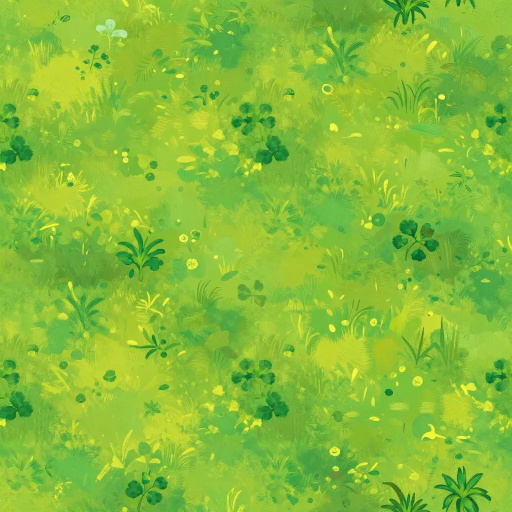
#> input picture tools/arq_src/grama.webp, 1024 x 1024 px (shown at 1/2 size)
$ python arq_textures.py
#> lines starting #> are read from the running program, lines starting #| are printed output that depends on the picture
"""Arquipélago — prepara as texturas dos biomas a partir das artes geradas (tools/arq_src/*.webp).

Para cada textura: deixa contínua (sem emenda ao repetir), reduz para 512 px e calcula um normal map a partir do
relevo aproximado (luminância suavizada). A rocha vulcânica é derivada da rocha de granito, recolorida.
Uso: python tools/arq_textures.py

Artes de origem (Z-Image Turbo, 1024x1024, prompts "seamless tileable stylized hand-painted game texture, top-down view of ..."):
  grama  (seed 1101) lush tropical grass ground with small clover patches
  rocha  (seed 1104) rough grey-blue granite rock surface with angular facets
  areia  (seed 1106) warm golden beach sand with fine ripples
  terra  (seed 2102) freshly tilled crumbly dark brown farm soil
  argila (seed 2103) natural wet clay riverbank mud
"""
import os
import numpy as np
from PIL import Image, ImageFilter

ROOT = os.path.join(os.path.dirname(os.path.abspath(__file__)), "..")
SRC, OUT = os.path.join(ROOT, "tools", "arq_src"), os.path.join(ROOT, "assets", "arq")
SIZE = 512
os.makedirs(OUT, exist_ok=True)


def seamless(img, band=0.18):
    """Mistura cada borda com a borda oposta (deslocando meia imagem), para a textura repetir sem costura."""
#> called with band = 0.18
    a = np.asarray(img).astype(np.float32)
    h, w = a.shape[:2]
#> h = 1024; w = 1024
    shifted = np.roll(np.roll(a, h // 2, 0), w // 2, 1)
    # peso: 1 no meio da imagem original, 0 nas bordas (onde a versão deslocada, que é contínua ali, assume)
    yy, xx = np.mgrid[0:h, 0:w]
    d = np.minimum(np.minimum(xx, w - 1 - xx) / (w * band), np.minimum(yy, h - 1 - yy) / (h * band))
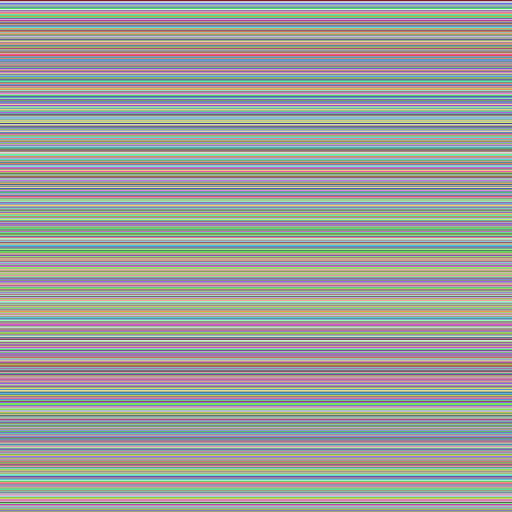
#> yy: shape (1024, 1024) int64 (shown at 1/2 size); 1024 distinct labels, from 0 to 1023; one colour per label, 0 black
    m = np.clip(d, 0, 1)[..., None]
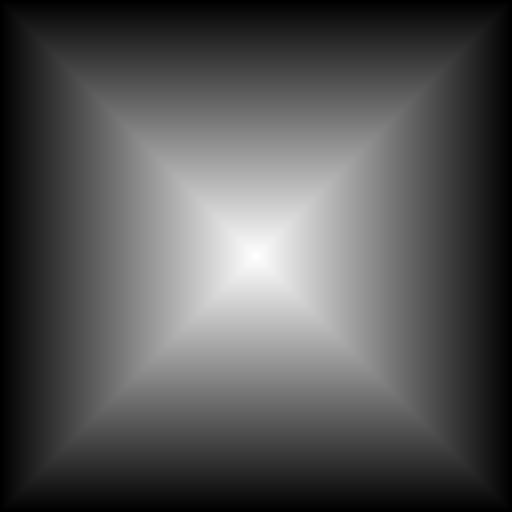
#> d: shape (1024, 1024) float64 (shown at 1/2 size); min 0, max 2.77, mean 0.923; drawn with min black and max white
    m = m * m * (3 - 2 * m)
    return Image.fromarray(np.clip(a * m + shifted * (1 - m), 0, 255).astype(np.uint8))


def normal_map(img, strength=2.2, blur=1.6):
#> called with strength = 1.8, blur = 1.6
    g = np.asarray(img.convert("L").filter(ImageFilter.GaussianBlur(blur))).astype(np.float32) / 255
    dx = (np.roll(g, -1, 1) - np.roll(g, 1, 1)) * strength
    dy = (np.roll(g, -1, 0) - np.roll(g, 1, 0)) * strength
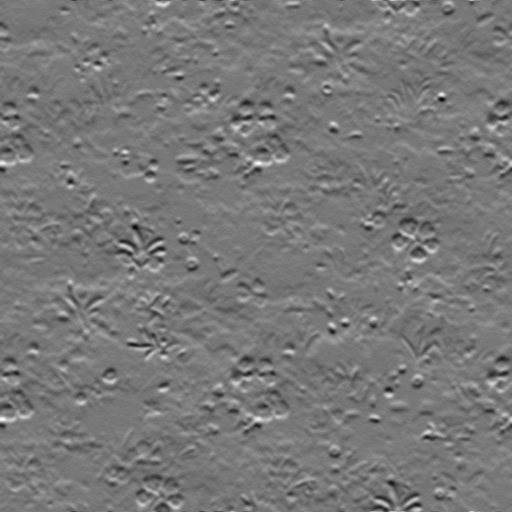
#> dy: shape (512, 512) float32; min -0.261, max 0.289, mean 0; drawn with min black and max white
    n = np.dstack([-dx, -dy, np.ones_like(g)])
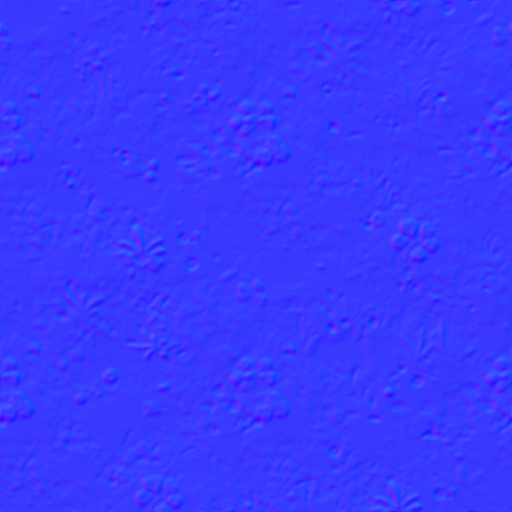
#> n: shape (512, 512, 3) float32; mean of channels 0, 1, 2 -5.61e-11, -2.91e-09, 1; drawn with min black and max white
    n /= np.linalg.norm(n, axis=2, keepdims=True)
    return Image.fromarray(((n * .5 + .5) * 255).astype(np.uint8))
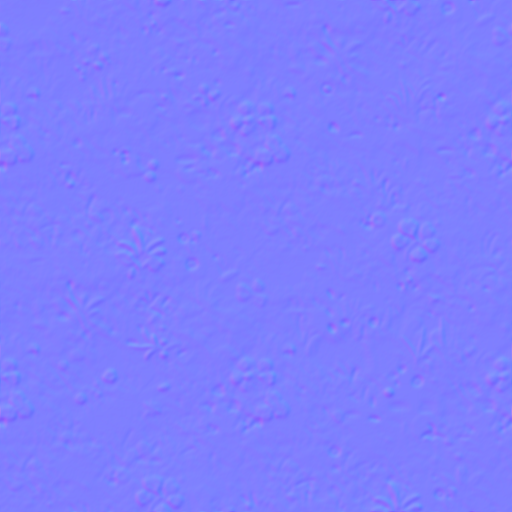
#> returned value: PIL image 512x512 RGB; mean R, G, B 127, 127, 254


def roughness_map(img, base, spread, invert=False):
    """Aspereza (canal G, como o Three.js lê): partes claras/altas mais ásperas; com invert, as escuras (molhadas) brilham."""
#> called with base = 0.9, spread = 0.06, invert = False
    g = np.asarray(img.convert("L").filter(ImageFilter.GaussianBlur(2))).astype(np.float32) / 255
    g = (g - g.mean()) / (g.std() + 1e-6)
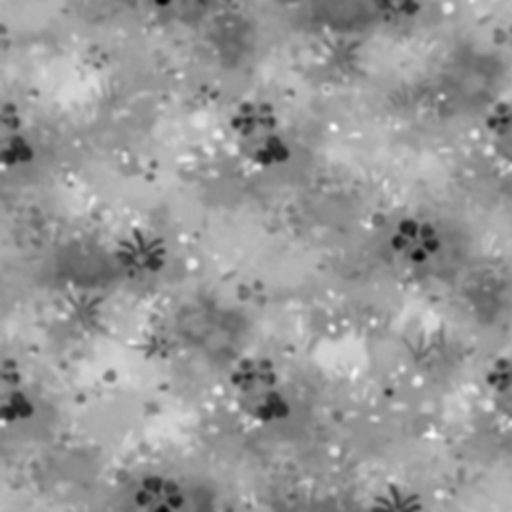
#> g: shape (512, 512) float32; min -5.54, max 3.72, mean -8.77e-07; drawn with min black and max white
    r = np.clip(base + (-g if invert else g) * spread, 0.05, 1)
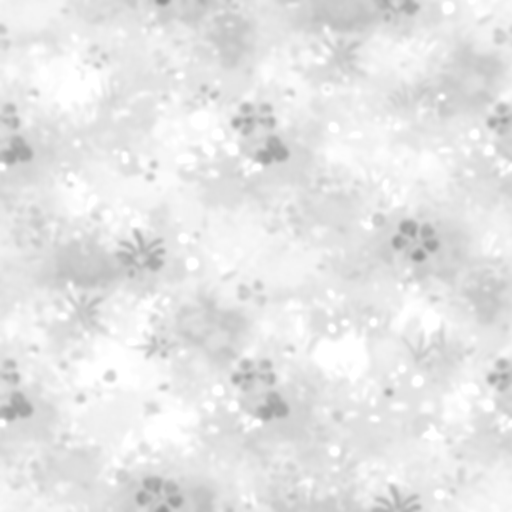
#> r: shape (512, 512) float32; min 0.568, max 1, mean 0.899
    v = (r * 255).astype(np.uint8)
    return Image.fromarray(np.dstack([v, v, v]))


# aspereza por bioma: (base, variação, invertido)
ROUGH = {"grama": (.9, .06, False), "terra": (.95, .04, False), "argila": (.72, .2, True), "rocha": (.62, .18, False), "areia": (.92, .05, False), "basalto": (.8, .12, True)}


def save(name, img, strength):
    img = seamless(img.convert("RGB")).resize((SIZE, SIZE), Image.LANCZOS)
    img.save(os.path.join(OUT, f"tex_{name}.webp"), quality=86)
    normal_map(img, strength).save(os.path.join(OUT, f"tex_{name}_n.webp"), quality=90)
    roughness_map(img, *ROUGH[name]).save(os.path.join(OUT, f"tex_{name}_r.webp"), quality=86)
    print(name, "ok")


#> (the run stopped early here; a loop or call above may not have finished)
